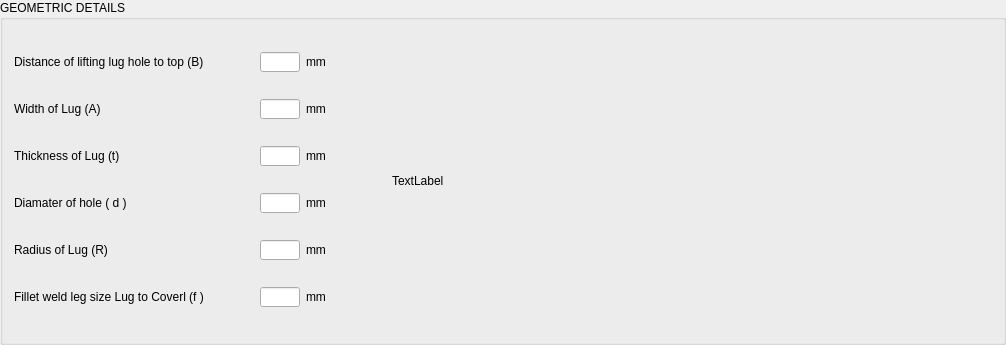
               <widget class="QGroupBox" name="groupBox_27">
                <property name="title">
                 <string>GEOMETRIC DETAILS</string>
                </property>
                <layout class="QHBoxLayout" name="horizontalLayout_233">
                 <item>
                  <layout class="QVBoxLayout" name="verticalLayout_52">
                   <item>
                    <layout class="QHBoxLayout" name="horizontalLayout_234">
                     <item>
                      <widget class="QLabel" name="label_292">
                       <property name="sizePolicy">
                        <sizepolicy hsizetype="Fixed" vsizetype="Fixed">
                         <horstretch>0</horstretch>
                         <verstretch>0</verstretch>
                        </sizepolicy>
                       </property>
                       <property name="minimumSize">
                        <size>
                         <width>240</width>
                         <height>20</height>
                        </size>
                       </property>
                       <property name="maximumSize">
                        <size>
                         <width>240</width>
                         <height>20</height>
                        </size>
                       </property>
                       <property name="text">
                        <string>&lt;html&gt;&lt;head/&gt;&lt;body&gt;&lt;p&gt;Distance of lifting lug hole to top (B)&lt;/p&gt;&lt;/body&gt;&lt;/html&gt;</string>
                       </property>
                      </widget>
                     </item>
                     <item>
                      <widget class="QLineEdit" name="fh_le_distance_of_lifting_lug_2">
                       <property name="sizePolicy">
                        <sizepolicy hsizetype="Fixed" vsizetype="Fixed">
                         <horstretch>0</horstretch>
                         <verstretch>0</verstretch>
                        </sizepolicy>
                       </property>
                       <property name="minimumSize">
                        <size>
                         <width>40</width>
                         <height>20</height>
                        </size>
                       </property>
                       <property name="maximumSize">
                        <size>
                         <width>40</width>
                         <height>20</height>
                        </size>
                       </property>
                      </widget>
                     </item>
                     <item>
                      <widget class="QLabel" name="label_293">
                       <property name="sizePolicy">
                        <sizepolicy hsizetype="Fixed" vsizetype="Fixed">
                         <horstretch>0</horstretch>
                         <verstretch>0</verstretch>
                        </sizepolicy>
                       </property>
                       <property name="minimumSize">
                        <size>
                         <width>40</width>
                         <height>20</height>
                        </size>
                       </property>
                       <property name="maximumSize">
                        <size>
                         <width>40</width>
                         <height>20</height>
                        </size>
                       </property>
                       <property name="text">
                        <string>mm</string>
                       </property>
                      </widget>
                     </item>
                    </layout>
                   </item>
                   <item>
                    <layout class="QHBoxLayout" name="horizontalLayout_235">
                     <item>
                      <widget class="QLabel" name="label_294">
                       <property name="sizePolicy">
                        <sizepolicy hsizetype="Fixed" vsizetype="Fixed">
                         <horstretch>0</horstretch>
                         <verstretch>0</verstretch>
                        </sizepolicy>
                       </property>
                       <property name="minimumSize">
                        <size>
                         <width>240</width>
                         <height>20</height>
                        </size>
                       </property>
                       <property name="maximumSize">
                        <size>
                         <width>240</width>
                         <height>20</height>
                        </size>
                       </property>
                       <property name="text">
                        <string>&lt;html&gt;&lt;head/&gt;&lt;body&gt;&lt;p&gt;Width of Lug (A)&lt;/p&gt;&lt;/body&gt;&lt;/html&gt;</string>
                       </property>
                      </widget>
                     </item>
                     <item>
                      <widget class="QLineEdit" name="fh_le_width_of_log_2">
                       <property name="sizePolicy">
                        <sizepolicy hsizetype="Fixed" vsizetype="Fixed">
                         <horstretch>0</horstretch>
                         <verstretch>0</verstretch>
                        </sizepolicy>
                       </property>
                       <property name="minimumSize">
                        <size>
                         <width>40</width>
                         <height>20</height>
                        </size>
                       </property>
                       <property name="maximumSize">
                        <size>
                         <width>40</width>
                         <height>20</height>
                        </size>
                       </property>
                      </widget>
                     </item>
                     <item>
                      <widget class="QLabel" name="label_295">
                       <property name="sizePolicy">
                        <sizepolicy hsizetype="Fixed" vsizetype="Fixed">
                         <horstretch>0</horstretch>
                         <verstretch>0</verstretch>
                        </sizepolicy>
                       </property>
                       <property name="minimumSize">
                        <size>
                         <width>40</width>
                         <height>20</height>
                        </size>
                       </property>
                       <property name="maximumSize">
                        <size>
                         <width>40</width>
                         <height>20</height>
                        </size>
                       </property>
                       <property name="text">
                        <string>mm</string>
                       </property>
                      </widget>
                     </item>
                    </layout>
                   </item>
                   <item>
                    <layout class="QHBoxLayout" name="horizontalLayout_236">
                     <item>
                      <widget class="QLabel" name="label_296">
                       <property name="sizePolicy">
                        <sizepolicy hsizetype="Fixed" vsizetype="Fixed">
                         <horstretch>0</horstretch>
                         <verstretch>0</verstretch>
                        </sizepolicy>
                       </property>
                       <property name="minimumSize">
                        <size>
                         <width>240</width>
                         <height>20</height>
                        </size>
                       </property>
                       <property name="maximumSize">
                        <size>
                         <width>240</width>
                         <height>20</height>
                        </size>
                       </property>
                       <property name="text">
                        <string>&lt;html&gt;&lt;head/&gt;&lt;body&gt;&lt;p&gt;Thickness of Lug (t)&lt;/p&gt;&lt;/body&gt;&lt;/html&gt;</string>
                       </property>
                      </widget>
                     </item>
                     <item>
                      <widget class="QLineEdit" name="fh_le_thickness_of_lug_2">
                       <property name="sizePolicy">
                        <sizepolicy hsizetype="Fixed" vsizetype="Fixed">
                         <horstretch>0</horstretch>
                         <verstretch>0</verstretch>
                        </sizepolicy>
                       </property>
                       <property name="minimumSize">
                        <size>
                         <width>40</width>
                         <height>20</height>
                        </size>
                       </property>
                       <property name="maximumSize">
                        <size>
                         <width>40</width>
                         <height>20</height>
                        </size>
                       </property>
                      </widget>
                     </item>
                     <item>
                      <widget class="QLabel" name="label_297">
                       <property name="sizePolicy">
                        <sizepolicy hsizetype="Fixed" vsizetype="Fixed">
                         <horstretch>0</horstretch>
                         <verstretch>0</verstretch>
                        </sizepolicy>
                       </property>
                       <property name="minimumSize">
                        <size>
                         <width>40</width>
                         <height>20</height>
                        </size>
                       </property>
                       <property name="maximumSize">
                        <size>
                         <width>40</width>
                         <height>20</height>
                        </size>
                       </property>
                       <property name="text">
                        <string>mm</string>
                       </property>
                      </widget>
                     </item>
                    </layout>
                   </item>
                   <item>
                    <layout class="QHBoxLayout" name="horizontalLayout_237">
                     <item>
                      <widget class="QLabel" name="label_298">
                       <property name="sizePolicy">
                        <sizepolicy hsizetype="Fixed" vsizetype="Fixed">
                         <horstretch>0</horstretch>
                         <verstretch>0</verstretch>
                        </sizepolicy>
                       </property>
                       <property name="minimumSize">
                        <size>
                         <width>240</width>
                         <height>20</height>
                        </size>
                       </property>
                       <property name="maximumSize">
                        <size>
                         <width>240</width>
                         <height>20</height>
                        </size>
                       </property>
                       <property name="text">
                        <string>&lt;html&gt;&lt;head/&gt;&lt;body&gt;&lt;p&gt;Diamater of hole ( d )&lt;/p&gt;&lt;/body&gt;&lt;/html&gt;</string>
                       </property>
                      </widget>
                     </item>
                     <item>
                      <widget class="QLineEdit" name="fh_le_diameter_of_hole_2">
                       <property name="sizePolicy">
                        <sizepolicy hsizetype="Fixed" vsizetype="Fixed">
                         <horstretch>0</horstretch>
                         <verstretch>0</verstretch>
                        </sizepolicy>
                       </property>
                       <property name="minimumSize">
                        <size>
                         <width>40</width>
                         <height>20</height>
                        </size>
                       </property>
                       <property name="maximumSize">
                        <size>
                         <width>40</width>
                         <height>20</height>
                        </size>
                       </property>
                      </widget>
                     </item>
                     <item>
                      <widget class="QLabel" name="label_299">
                       <property name="sizePolicy">
                        <sizepolicy hsizetype="Fixed" vsizetype="Fixed">
                         <horstretch>0</horstretch>
                         <verstretch>0</verstretch>
                        </sizepolicy>
                       </property>
                       <property name="minimumSize">
                        <size>
                         <width>40</width>
                         <height>20</height>
                        </size>
                       </property>
                       <property name="maximumSize">
                        <size>
                         <width>40</width>
                         <height>20</height>
                        </size>
                       </property>
                       <property name="text">
                        <string>mm</string>
                       </property>
                      </widget>
                     </item>
                    </layout>
                   </item>
                   <item>
                    <layout class="QHBoxLayout" name="horizontalLayout_238">
                     <item>
                      <widget class="QLabel" name="label_300">
                       <property name="sizePolicy">
                        <sizepolicy hsizetype="Fixed" vsizetype="Fixed">
                         <horstretch>0</horstretch>
                         <verstretch>0</verstretch>
                        </sizepolicy>
                       </property>
                       <property name="minimumSize">
                        <size>
                         <width>240</width>
                         <height>20</height>
                        </size>
                       </property>
                       <property name="maximumSize">
                        <size>
                         <width>240</width>
                         <height>20</height>
                        </size>
                       </property>
                       <property name="text">
                        <string>&lt;html&gt;&lt;head/&gt;&lt;body&gt;&lt;p&gt;Radius of Lug (R)&lt;/p&gt;&lt;/body&gt;&lt;/html&gt;</string>
                       </property>
                      </widget>
                     </item>
                     <item>
                      <widget class="QLineEdit" name="fh_le_radius_2">
                       <property name="sizePolicy">
                        <sizepolicy hsizetype="Fixed" vsizetype="Fixed">
                         <horstretch>0</horstretch>
                         <verstretch>0</verstretch>
                        </sizepolicy>
                       </property>
                       <property name="minimumSize">
                        <size>
                         <width>40</width>
                         <height>20</height>
                        </size>
                       </property>
                       <property name="maximumSize">
                        <size>
                         <width>40</width>
                         <height>20</height>
                        </size>
                       </property>
                      </widget>
                     </item>
                     <item>
                      <widget class="QLabel" name="label_301">
                       <property name="sizePolicy">
                        <sizepolicy hsizetype="Fixed" vsizetype="Fixed">
                         <horstretch>0</horstretch>
                         <verstretch>0</verstretch>
                        </sizepolicy>
                       </property>
                       <property name="minimumSize">
                        <size>
                         <width>40</width>
                         <height>20</height>
                        </size>
                       </property>
                       <property name="maximumSize">
                        <size>
                         <width>40</width>
                         <height>20</height>
                        </size>
                       </property>
                       <property name="text">
                        <string>mm</string>
                       </property>
                      </widget>
                     </item>
                    </layout>
                   </item>
                   <item>
                    <layout class="QHBoxLayout" name="horizontalLayout_239">
                     <item>
                      <widget class="QLabel" name="label_302">
                       <property name="sizePolicy">
                        <sizepolicy hsizetype="Fixed" vsizetype="Fixed">
                         <horstretch>0</horstretch>
                         <verstretch>0</verstretch>
                        </sizepolicy>
                       </property>
                       <property name="minimumSize">
                        <size>
                         <width>240</width>
                         <height>20</height>
                        </size>
                       </property>
                       <property name="maximumSize">
                        <size>
                         <width>240</width>
                         <height>20</height>
                        </size>
                       </property>
                       <property name="text">
                        <string>&lt;html&gt;&lt;head/&gt;&lt;body&gt;&lt;p&gt;Fillet weld leg size Lug to Coverl (f )&lt;/p&gt;&lt;/body&gt;&lt;/html&gt;</string>
                       </property>
                      </widget>
                     </item>
                     <item>
                      <widget class="QLineEdit" name="fh_le_fillet_weld_leg_size_f_2">
                       <property name="sizePolicy">
                        <sizepolicy hsizetype="Fixed" vsizetype="Fixed">
                         <horstretch>0</horstretch>
                         <verstretch>0</verstretch>
                        </sizepolicy>
                       </property>
                       <property name="minimumSize">
                        <size>
                         <width>40</width>
                         <height>20</height>
                        </size>
                       </property>
                       <property name="maximumSize">
                        <size>
                         <width>40</width>
                         <height>20</height>
                        </size>
                       </property>
                       <property name="readOnly">
                        <bool>true</bool>
                       </property>
                      </widget>
                     </item>
                     <item>
                      <widget class="QLabel" name="label_303">
                       <property name="sizePolicy">
                        <sizepolicy hsizetype="Fixed" vsizetype="Fixed">
                         <horstretch>0</horstretch>
                         <verstretch>0</verstretch>
                        </sizepolicy>
                       </property>
                       <property name="minimumSize">
                        <size>
                         <width>40</width>
                         <height>20</height>
                        </size>
                       </property>
                       <property name="maximumSize">
                        <size>
                         <width>40</width>
                         <height>20</height>
                        </size>
                       </property>
                       <property name="text">
                        <string>mm</string>
                       </property>
                      </widget>
                     </item>
                    </layout>
                   </item>
                  </layout>
                 </item>
                 <item>
                  <spacer name="horizontalSpacer_71">
                   <property name="orientation">
                    <enum>Qt::Horizontal</enum>
                   </property>
                   <property name="sizeHint" stdset="0">
                    <size>
                     <width>40</width>
                     <height>20</height>
                    </size>
                   </property>
                  </spacer>
                 </item>
                 <item>
                  <widget class="QLabel" name="label_pic2_5">
                   <property name="minimumSize">
                    <size>
                     <width>600</width>
                     <height>300</height>
                    </size>
                   </property>
                   <property name="maximumSize">
                    <size>
                     <width>600</width>
                     <height>300</height>
                    </size>
                   </property>
                   <property name="text">
                    <string>TextLabel</string>
                   </property>
                  </widget>
                 </item>
                </layout>
               </widget>
